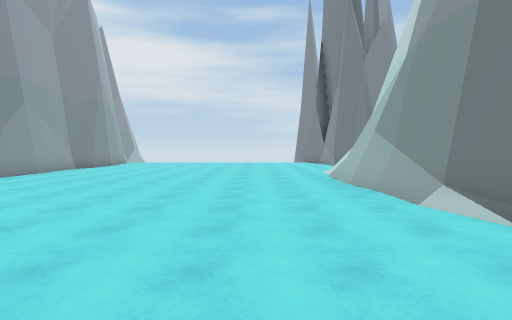
view 1 (above)

16 first-person views from a walk through a scene from a Unity 3-D project. The camera is 1.5 m above the floor, tilts 2° down and sees 80° across. The floor is counted in squares, 1.8 m on a side. Each view is taken from the middle of a square. On the plan, view 1 faces up. The plan holds only what a view shows up to about 11 squares ahead; the rest is blank. The place goes on beyond the plan. The player is left out.

view 2
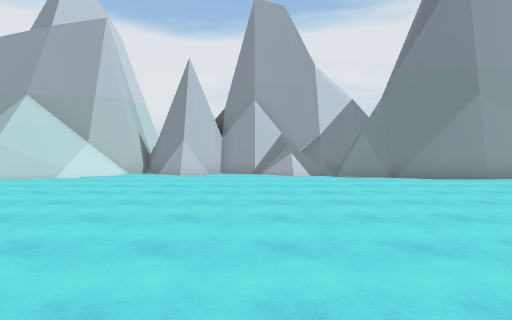

view 3
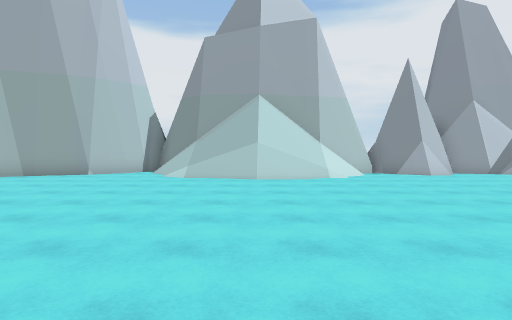

view 4
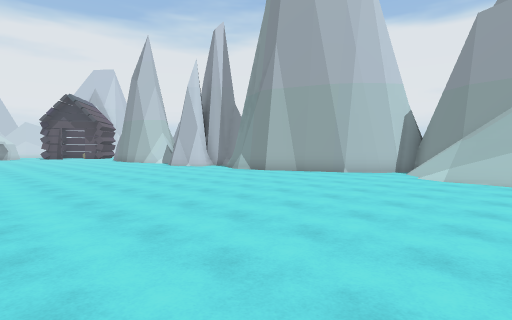

view 5
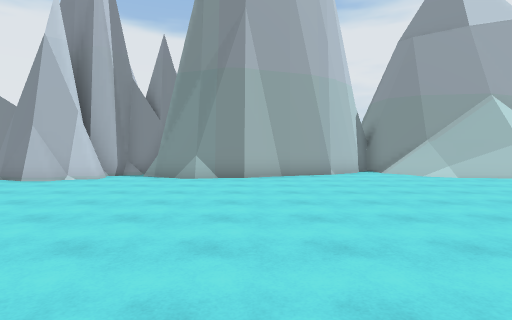

view 6
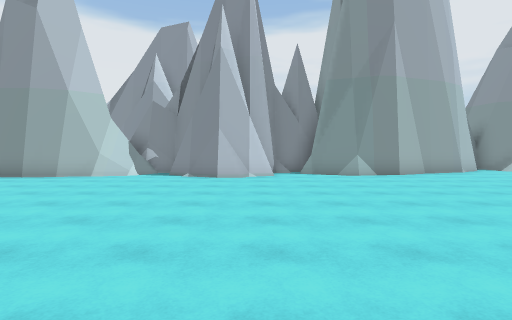

view 7
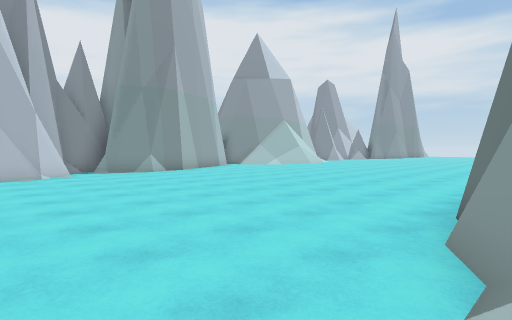

view 8
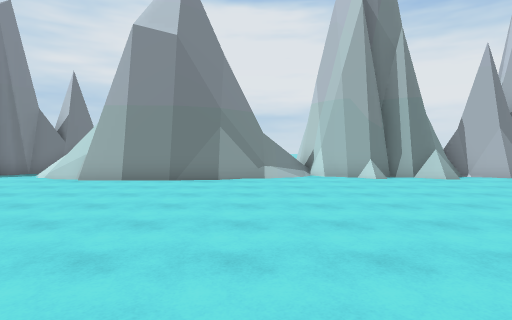

view 9
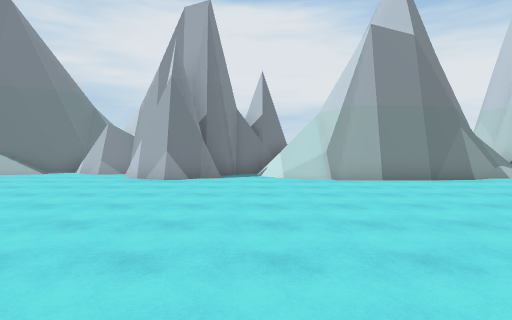

view 10
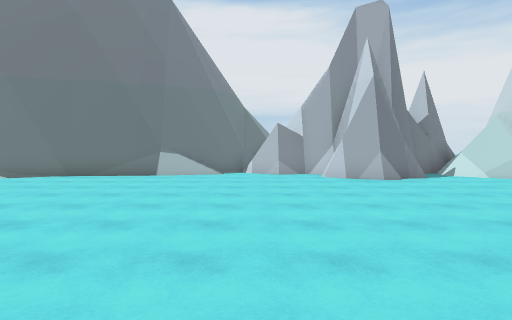

view 11
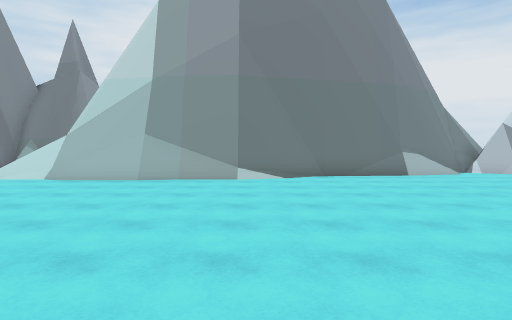

view 12
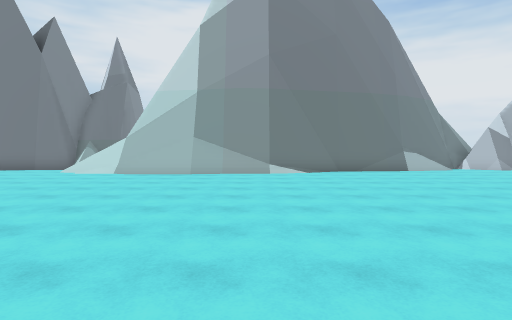

view 13
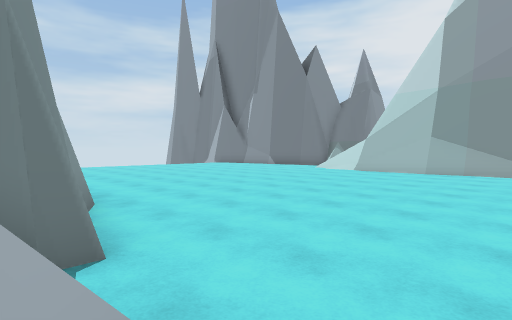

view 14
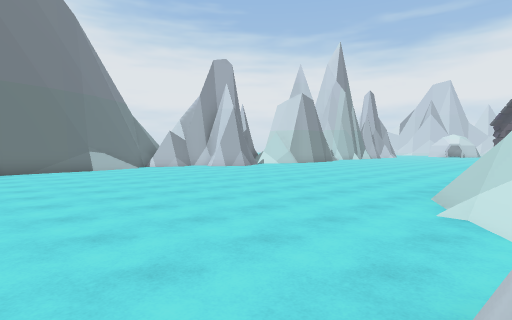

view 15
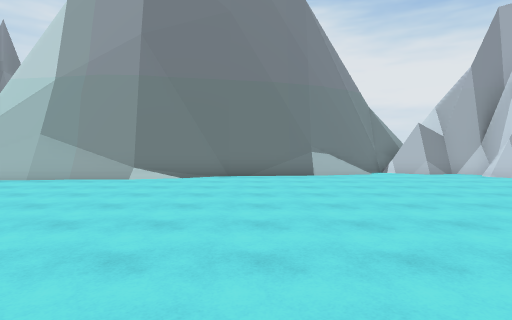

view 16
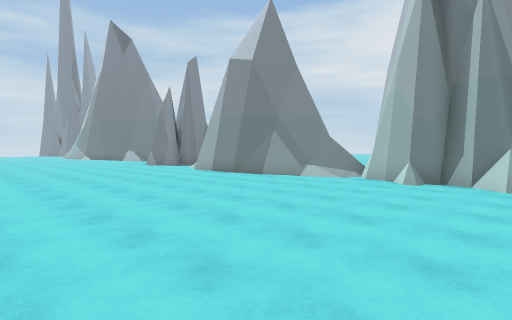

### Floor plan
Key: @ floor where view 1 was taken; # wall or solid block; . main floor; : floor 0.25 m higher than the main floor; / step, stairs or slope; = window, fence, low wall or low ledge; ^ raised ledge.
Columns run from 11 left of view 1 to 5 right of it. Each row starts with its distance up from view 1.
 11    #..........=
 10    #..........#
  9    #..........#
  8    #..........#
  7  ###..........#
  6  #=...........#
  5  ##...........#
  4  #............#
  3  #............##
  2  ##............#
  1  ##............#
  0  #.........@...#
 -1  #/............##
 -2  #//...........##
 -3  ##/............#
 -4  ^#=............#
 -5  ^#=...........##
 -6  #//...........##
 -7 ##/...........##
 -8 #.............##
 -9 ##............###
-10  ##.............#
-11   #...........=##
-12   ##..........##
-13    #.........##
-14    #.........##
-15  ###..........#
-16   #...........##
-17   ##..........##
-18    #:..........=
-19    #...........##
-20   ##..........##
-21   ##..........##
-22   ##..........##
-23    ##.. ......##

Where each view was taken, in squares from view 1:
view 1: 0 up, 0 right, facing up
view 2: 4 up, 1 right, facing left
view 3: 4 down, 1 right, facing left
view 4: 4 down, 1 right, facing down-left
view 5: 12 down, 1 right, facing left
view 6: 17 down, 2 right, facing left
view 7: 19 down, 3 right, facing up-left
view 8: 17 down, 6 left, facing right
view 9: 10 down, 6 left, facing right
view 10: 4 down, 6 left, facing right
view 11: 4 up, 6 left, facing right
view 12: 5 up, 8 left, facing right
view 13: 4 up, 9 left, facing up-right
view 14: 3 up, 9 left, facing down-right
view 15: 1 up, 6 left, facing right
view 16: 23 down, 5 left, facing up-right
